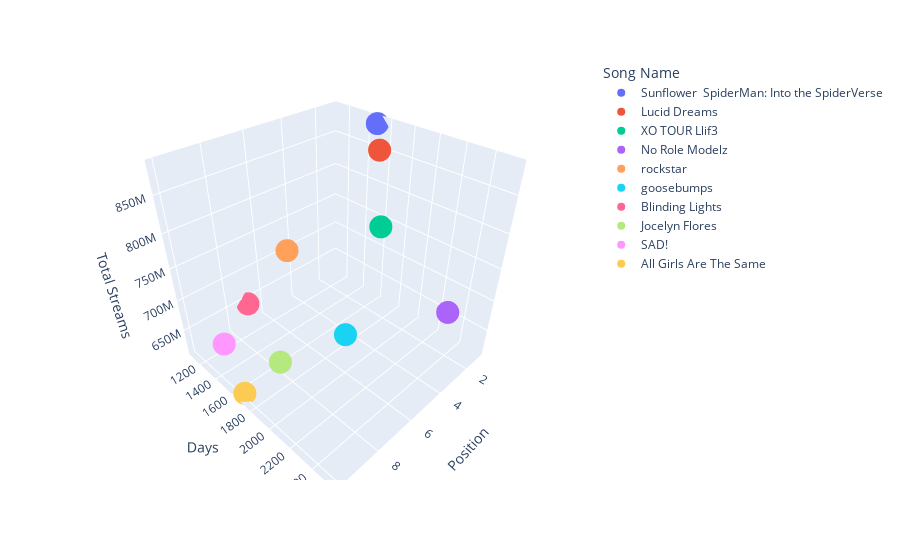

The code cell stored with this chart in its notebook:
### Code cell
# Create a 3D scatter plot of the top songs based on position, days since release, and total streams
fig = px.scatter_3d(df.sort_values("Total Streams", ascending=False)[:10], x="Position", y="Days", z="Total Streams", color="Song Name")

fig.show()

### Figure 1 — Plotly figure (JSON) as saved in the notebook; plotly's stock layout.template omitted (floating-point values rounded to 4 significant figures)
{"data": [{"hovertemplate": "Song Name=Sunflower  SpiderMan: Into the SpiderVerse<br>Position=%{x}<br>Days=%{y}<br>Total Streams=%{z}<extra></extra>", "legendgroup": "Sunflower  SpiderMan: Into the SpiderVerse", "marker": {"color": "#636efa", "symbol": "circle"}, "mode": "markers", "name": "Sunflower  SpiderMan: Into the SpiderVerse", "scene": "scene", "showlegend": true, "type": "scatter3d", "x": [1], "y": [1506], "z": [883369738]}, {"hovertemplate": "Song Name=Lucid Dreams<br>Position=%{x}<br>Days=%{y}<br>Total Streams=%{z}<extra></extra>", "legendgroup": "Lucid Dreams", "marker": {"color": "#EF553B", "symbol": "circle"}, "mode": "markers", "name": "Lucid Dreams", "scene": "scene", "showlegend": true, "type": "scatter3d", "x": [2], "y": [1673], "z": [864832399]}, {"hovertemplate": "Song Name=XO TOUR Llif3<br>Position=%{x}<br>Days=%{y}<br>Total Streams=%{z}<extra></extra>", "legendgroup": "XO TOUR Llif3", "marker": {"color": "#00cc96", "symbol": "circle"}, "mode": "markers", "name": "XO TOUR Llif3", "scene": "scene", "showlegend": true, "type": "scatter3d", "x": [3], "y": [1853], "z": [781153024]}, {"hovertemplate": "Song Name=No Role Modelz<br>Position=%{x}<br>Days=%{y}<br>Total Streams=%{z}<extra></extra>", "legendgroup": "No Role Modelz", "marker": {"color": "#ab63fa", "symbol": "circle"}, "mode": "markers", "name": "No Role Modelz", "scene": "scene", "showlegend": true, "type": "scatter3d", "x": [4], "y": [2547], "z": [734857487]}, {"hovertemplate": "Song Name=rockstar<br>Position=%{x}<br>Days=%{y}<br>Total Streams=%{z}<extra></extra>", "legendgroup": "rockstar", "marker": {"color": "#FFA15A", "symbol": "circle"}, "mode": "markers", "name": "rockstar", "scene": "scene", "showlegend": true, "type": "scatter3d", "x": [5], "y": [1223], "z": [718865961]}, {"hovertemplate": "Song Name=goosebumps<br>Position=%{x}<br>Days=%{y}<br>Total Streams=%{z}<extra></extra>", "legendgroup": "goosebumps", "marker": {"color": "#19d3f3", "symbol": "circle"}, "mode": "markers", "name": "goosebumps", "scene": "scene", "showlegend": true, "type": "scatter3d", "x": [6], "y": [1995], "z": [672972704]}, {"hovertemplate": "Song Name=Blinding Lights<br>Position=%{x}<br>Days=%{y}<br>Total Streams=%{z}<extra></extra>", "legendgroup": "Blinding Lights", "marker": {"color": "#FF6692", "symbol": "circle"}, "mode": "markers", "name": "Blinding Lights", "scene": "scene", "showlegend": true, "type": "scatter3d", "x": [7], "y": [1100], "z": [644287953]}, {"hovertemplate": "Song Name=Jocelyn Flores<br>Position=%{x}<br>Days=%{y}<br>Total Streams=%{z}<extra></extra>", "legendgroup": "Jocelyn Flores", "marker": {"color": "#B6E880", "symbol": "circle"}, "mode": "markers", "name": "Jocelyn Flores", "scene": "scene", "showlegend": true, "type": "scatter3d", "x": [8], "y": [1673], "z": [624457164]}, {"hovertemplate": "Song Name=SAD!<br>Position=%{x}<br>Days=%{y}<br>Total Streams=%{z}<extra></extra>", "legendgroup": "SAD!", "marker": {"color": "#FF97FF", "symbol": "circle"}, "mode": "markers", "name": "SAD!", "scene": "scene", "showlegend": true, "type": "scatter3d", "x": [9], "y": [1217], "z": [619879245]}, {"hovertemplate": "Song Name=All Girls Are The Same<br>Position=%{x}<br>Days=%{y}<br>Total Streams=%{z}<extra></extra>", "legendgroup": "All Girls Are The Same", "marker": {"color": "#FECB52", "symbol": "circle"}, "mode": "markers", "name": "All Girls Are The Same", "scene": "scene", "showlegend": true, "type": "scatter3d", "x": [10], "y": [1681], "z": [613872384]}], "layout": {"legend": {"title": {"text": "Song Name"}, "tracegroupgap": 0}, "margin": {"t": 60}, "scene": {"domain": {"x": [0, 1], "y": [0, 1]}, "xaxis": {"title": {"text": "Position"}}, "yaxis": {"title": {"text": "Days"}}, "zaxis": {"title": {"text": "Total Streams"}}}}}
